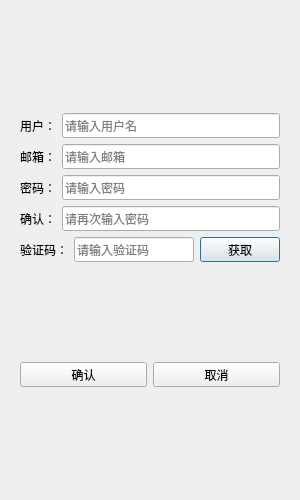
<ui version="4.0">
 <class>RegisterDialog</class>
 <widget class="QDialog" name="RegisterDialog">
  <property name="geometry">
   <rect>
   <x>0</x>
   <y>0</y>
    <width>300</width>
    <height>500</height>
   </rect>
  </property>
  <property name="minimumSize">
   <size>
    <width>300</width>
    <height>500</height>
   </size>
  </property>
  <property name="maximumSize">
   <size>
    <width>300</width>
    <height>500</height>
   </size>
  </property>
  <property name="windowTitle">
   <string>注册</string>
  </property>
  <layout class="QVBoxLayout" name="verticalLayout">
   <item>
    <widget class="QStackedWidget" name="stackedWidget">
     <property name="currentIndex">
      <number>0</number>
     </property>
     <widget class="QWidget" name="page">
      <layout class="QVBoxLayout" name="registerPageLayout">
       <item>
        <spacer name="topSpacer">
         <property name="orientation">
          <enum>Qt::Vertical</enum>
         </property>
         <property name="sizeHint" stdset="0">
          <size>
           <width>20</width>
           <height>40</height>
          </size>
         </property>
        </spacer>
       </item>
       <item>
        <layout class="QHBoxLayout" name="userLayout">
         <item>
          <widget class="QLabel" name="user_label">
           <property name="minimumSize">
            <size>
             <width>0</width>
             <height>25</height>
            </size>
           </property>
           <property name="maximumSize">
            <size>
             <width>16777215</width>
             <height>25</height>
            </size>
           </property>
           <property name="text">
            <string>用户：</string>
           </property>
           <property name="buddy">
            <cstring>user_edit</cstring>
           </property>
          </widget>
         </item>
         <item>
          <widget class="QLineEdit" name="user_edit">
           <property name="minimumSize">
            <size>
             <width>0</width>
             <height>25</height>
            </size>
           </property>
           <property name="maximumSize">
            <size>
             <width>16777215</width>
             <height>25</height>
            </size>
           </property>
           <property name="placeholderText">
            <string>请输入用户名</string>
           </property>
           <property name="clearButtonEnabled">
            <bool>true</bool>
           </property>
          </widget>
         </item>
       </layout>
      </item>
       <item>
        <layout class="QHBoxLayout" name="emailLayout">
         <item>
          <widget class="QLabel" name="email_label">
           <property name="minimumSize">
            <size>
             <width>0</width>
             <height>25</height>
            </size>
           </property>
           <property name="maximumSize">
            <size>
             <width>16777215</width>
             <height>25</height>
            </size>
           </property>
           <property name="text">
            <string>邮箱：</string>
           </property>
           <property name="buddy">
            <cstring>email_edit</cstring>
           </property>
          </widget>
         </item>
         <item>
          <widget class="QLineEdit" name="email_edit">
           <property name="minimumSize">
            <size>
             <width>0</width>
             <height>25</height>
            </size>
           </property>
           <property name="maximumSize">
            <size>
             <width>16777215</width>
             <height>25</height>
            </size>
           </property>
           <property name="placeholderText">
            <string>请输入邮箱</string>
           </property>
           <property name="clearButtonEnabled">
            <bool>true</bool>
           </property>
          </widget>
         </item>
        </layout>
       </item>
       <item>
        <layout class="QHBoxLayout" name="passwordLayout">
         <item>
          <widget class="QLabel" name="pass_label">
           <property name="minimumSize">
            <size>
             <width>0</width>
             <height>25</height>
            </size>
           </property>
           <property name="maximumSize">
            <size>
             <width>16777215</width>
             <height>25</height>
            </size>
           </property>
           <property name="text">
            <string>密码：</string>
           </property>
           <property name="buddy">
            <cstring>pass_edit</cstring>
           </property>
          </widget>
         </item>
         <item>
          <widget class="QLineEdit" name="pass_edit">
           <property name="minimumSize">
            <size>
             <width>0</width>
             <height>25</height>
            </size>
           </property>
           <property name="maximumSize">
            <size>
             <width>16777215</width>
             <height>25</height>
            </size>
           </property>
           <property name="echoMode">
            <enum>QLineEdit::Password</enum>
           </property>
           <property name="placeholderText">
            <string>请输入密码</string>
           </property>
          </widget>
         </item>
        </layout>
       </item>
       <item>
        <layout class="QHBoxLayout" name="confirmLayout">
         <item>
          <widget class="QLabel" name="confirm_label">
           <property name="minimumSize">
            <size>
             <width>0</width>
             <height>25</height>
            </size>
           </property>
           <property name="maximumSize">
            <size>
             <width>16777215</width>
             <height>25</height>
            </size>
           </property>
           <property name="text">
            <string>确认：</string>
           </property>
           <property name="buddy">
            <cstring>confirm_edit</cstring>
           </property>
          </widget>
         </item>
         <item>
          <widget class="QLineEdit" name="confirm_edit">
           <property name="minimumSize">
            <size>
             <width>0</width>
             <height>25</height>
            </size>
           </property>
           <property name="maximumSize">
            <size>
             <width>16777215</width>
             <height>25</height>
            </size>
           </property>
           <property name="echoMode">
            <enum>QLineEdit::Password</enum>
           </property>
           <property name="placeholderText">
            <string>请再次输入密码</string>
           </property>
          </widget>
         </item>
        </layout>
       </item>
       <item>
        <layout class="QHBoxLayout" name="varifyLayout">
         <item>
          <widget class="QLabel" name="varify_label">
           <property name="minimumSize">
            <size>
             <width>0</width>
             <height>25</height>
            </size>
           </property>
           <property name="maximumSize">
            <size>
             <width>16777215</width>
             <height>25</height>
            </size>
           </property>
           <property name="text">
            <string>验证码：</string>
           </property>
           <property name="buddy">
            <cstring>varify_edit</cstring>
           </property>
          </widget>
         </item>
         <item>
          <widget class="QLineEdit" name="varify_edit">
           <property name="minimumSize">
            <size>
             <width>0</width>
             <height>25</height>
            </size>
           </property>
           <property name="maximumSize">
            <size>
             <width>16777215</width>
             <height>25</height>
            </size>
           </property>
           <property name="placeholderText">
            <string>请输入验证码</string>
           </property>
          </widget>
         </item>
         <item>
          <widget class="QPushButton" name="get_code">
           <property name="minimumSize">
            <size>
             <width>0</width>
             <height>25</height>
            </size>
           </property>
           <property name="maximumSize">
            <size>
             <width>16777215</width>
             <height>25</height>
            </size>
           </property>
           <property name="text">
            <string>获取</string>
           </property>
          </widget>
         </item>
       </layout>
      </item>
       <item>
        <spacer name="buttonTopSpacer">
         <property name="orientation">
          <enum>Qt::Vertical</enum>
         </property>
         <property name="sizeHint" stdset="0">
          <size>
           <width>20</width>
           <height>40</height>
          </size>
         </property>
        </spacer>
       </item>
       <item>
        <layout class="QHBoxLayout" name="buttonLayout">
         <item>
          <widget class="QPushButton" name="sure_btn">
           <property name="minimumSize">
            <size>
             <width>0</width>
             <height>25</height>
            </size>
           </property>
           <property name="maximumSize">
            <size>
             <width>16777215</width>
             <height>25</height>
            </size>
           </property>
           <property name="text">
            <string>确认</string>
           </property>
          </widget>
         </item>
         <item>
          <widget class="QPushButton" name="cancel_btn">
           <property name="minimumSize">
            <size>
             <width>0</width>
             <height>25</height>
            </size>
           </property>
           <property name="maximumSize">
            <size>
             <width>16777215</width>
             <height>25</height>
            </size>
           </property>
           <property name="text">
            <string>取消</string>
           </property>
          </widget>
         </item>
        </layout>
       </item>
       <item>
        <spacer name="bottomSpacer">
         <property name="orientation">
          <enum>Qt::Vertical</enum>
         </property>
         <property name="sizeHint" stdset="0">
          <size>
           <width>20</width>
           <height>40</height>
          </size>
         </property>
        </spacer>
       </item>
      </layout>
     </widget>
     <widget class="QWidget" name="page_2"/>
    </widget>
   </item>
  </layout>
 </widget>
 <resources/>
 <connections/>
</ui>
